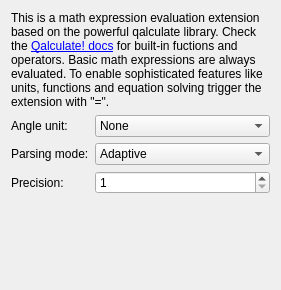
<?xml version="1.0" encoding="UTF-8"?>
<ui version="4.0">
 <class>Qalculator::ConfigWidget</class>
 <widget class="QWidget" name="Qalculator::ConfigWidget">
  <property name="geometry">
   <rect>
    <x>0</x>
    <y>0</y>
    <width>281</width>
    <height>290</height>
   </rect>
  </property>
  <layout class="QVBoxLayout" name="verticalLayout_2">
   <item>
    <widget class="QLabel" name="label">
     <property name="text">
      <string>&lt;html&gt;&lt;head/&gt;&lt;body&gt;&lt;p&gt;This is a math expression evaluation extension based on the powerful qalculate library. Check the &lt;a href=&quot;https://qalculate.github.io/&quot;&gt;&lt;span style=&quot; text-decoration: underline; color:#0000ff;&quot;&gt;Qalculate! docs&lt;/span&gt;&lt;/a&gt; for built-in fuctions and operators. Basic math expressions are always evaluated. To enable sophisticated features like units, functions and equation solving trigger the extension with &amp;quot;=&amp;quot;.&lt;/p&gt;&lt;/body&gt;&lt;/html&gt;</string>
     </property>
     <property name="wordWrap">
      <bool>true</bool>
     </property>
     <property name="openExternalLinks">
      <bool>true</bool>
     </property>
    </widget>
   </item>
   <item>
    <layout class="QFormLayout" name="formLayout">
     <item row="0" column="0">
      <widget class="QLabel" name="angleUnitLabel">
       <property name="toolTip">
        <string>&lt;html&gt;&lt;head/&gt;&lt;body&gt;&lt;p&gt;The angle unit for trigonometric functions.&lt;/p&gt;&lt;/body&gt;&lt;/html&gt;</string>
       </property>
       <property name="text">
        <string>Angle unit:</string>
       </property>
       <property name="buddy">
        <cstring>angleUnitComboBox</cstring>
       </property>
      </widget>
     </item>
     <item row="0" column="1">
      <widget class="QComboBox" name="angleUnitComboBox">
       <item>
        <property name="text">
         <string>None</string>
        </property>
       </item>
       <item>
        <property name="text">
         <string>Radian</string>
        </property>
       </item>
       <item>
        <property name="text">
         <string>Degree</string>
        </property>
       </item>
       <item>
        <property name="text">
         <string>Gradian</string>
        </property>
       </item>
      </widget>
     </item>
     <item row="2" column="0">
      <widget class="QLabel" name="precisionLabel">
       <property name="toolTip">
        <string>&lt;html&gt;&lt;head/&gt;&lt;body&gt;&lt;p&gt;Precision for approximate calculations.&lt;/p&gt;&lt;/body&gt;&lt;/html&gt;</string>
       </property>
       <property name="text">
        <string>Precision:</string>
       </property>
       <property name="buddy">
        <cstring>precisionSpinBox</cstring>
       </property>
      </widget>
     </item>
     <item row="2" column="1">
      <widget class="QSpinBox" name="precisionSpinBox">
       <property name="minimum">
        <number>1</number>
       </property>
       <property name="maximum">
        <number>128</number>
       </property>
      </widget>
     </item>
     <item row="1" column="0">
      <widget class="QLabel" name="parsingModeLabel">
       <property name="toolTip">
        <string>&lt;html&gt;&lt;head/&gt;&lt;body&gt;&lt;p&gt;The default adaptive mode works as the &amp;quot;parse implicit multiplication first&amp;quot; mode, unless spaces are found (1/5x = 1/(5*x), but 1/5 x = (1/5)*x). In the adaptive mode unit expressions are parsed separately (5 m/5 m/s = (5*m)/(5*(m/s)) = 1 s).&lt;/p&gt;&lt;p&gt;In the &amp;quot;parse implicit multiplication first&amp;quot; mode, implicit multiplication is parsed before explicit multiplication (12/2(1+2) = 12/(2*3) = 2, 5x/5y = (5*x)/(5*y) = x/y). &lt;/p&gt;&lt;p&gt;In the conventional mode implicit multiplication does not differ from explicit multiplication (12/2(1+2) = 12/2*3 = 18, 5x/5y = 5*x/5*y = xy).&lt;/p&gt;&lt;/body&gt;&lt;/html&gt;</string>
       </property>
       <property name="text">
        <string>Parsing mode:</string>
       </property>
       <property name="buddy">
        <cstring>parsingModeComboBox</cstring>
       </property>
      </widget>
     </item>
     <item row="1" column="1">
      <widget class="QComboBox" name="parsingModeComboBox">
       <item>
        <property name="text">
         <string>Adaptive</string>
        </property>
       </item>
       <item>
        <property name="text">
         <string>Implicit multiplication first</string>
        </property>
       </item>
       <item>
        <property name="text">
         <string>Conventional</string>
        </property>
       </item>
      </widget>
     </item>
    </layout>
   </item>
   <item>
    <spacer name="verticalSpacer">
     <property name="orientation">
      <enum>Qt::Vertical</enum>
     </property>
     <property name="sizeHint" stdset="0">
      <size>
       <width>20</width>
       <height>40</height>
      </size>
     </property>
    </spacer>
   </item>
  </layout>
 </widget>
 <resources/>
 <connections/>
</ui>
